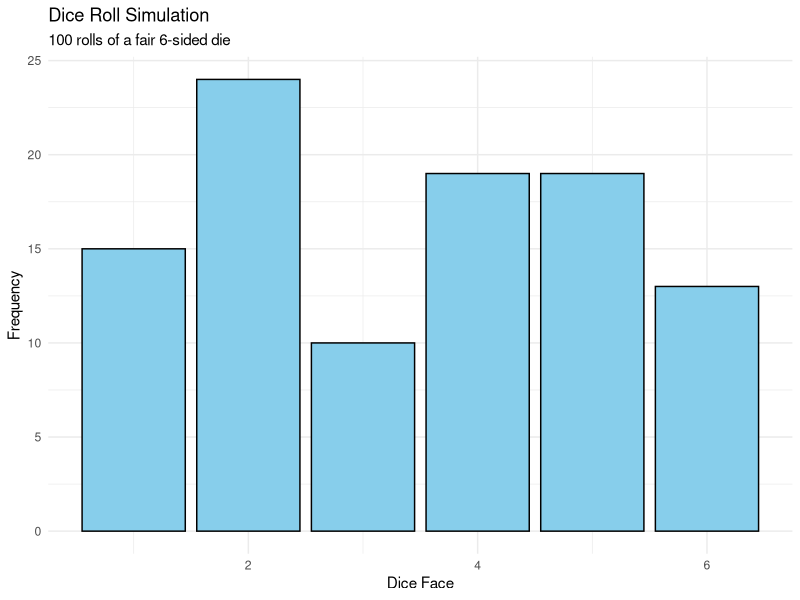
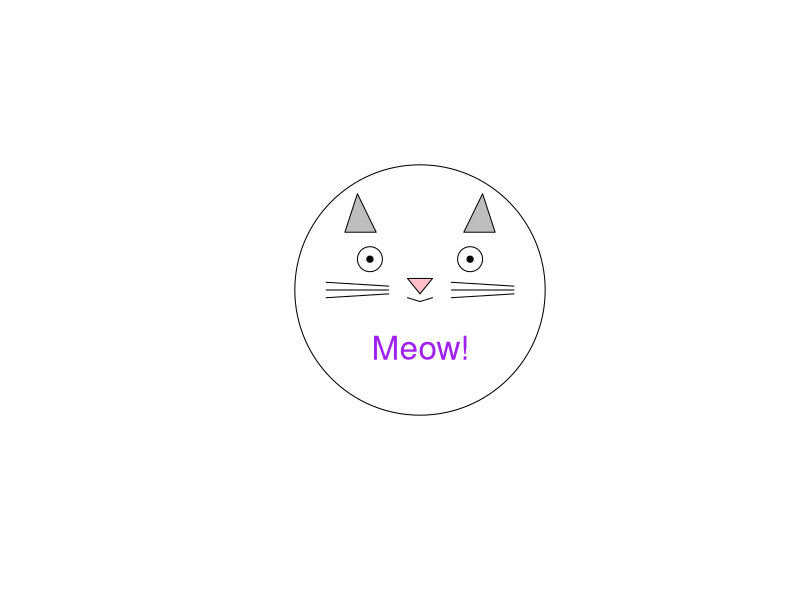

The R source for these figures, in order:

# Fun Dice Roller in R!

# 1. Set up the dice roll function
roll_dice <- function(num_rolls = 10) {
  # Roll a fair 6-sided die 'num_rolls' times
  rolls <- sample(1:6, size = num_rolls, replace = TRUE)
  return(rolls)
}

# 2. Roll the dice 100 times!
set.seed(42) # Ensures reproducibility (so we can "cheat" a little)
dice_rolls <- roll_dice(100)

# 3. Visualize the result
library(ggplot2)
ggplot(data.frame(roll = dice_rolls), aes(x = roll)) +
  geom_bar(fill = "skyblue", color = "black") +
  theme_minimal() +
  labs(
    title = "Dice Roll Simulation",
    subtitle = "100 rolls of a fair 6-sided die",
    x = "Dice Face",
    y = "Frequency"
  )

# 4. Fun message
cat("The dice has been rolled! Let's see if you're lucky today... 🎲\n")

# this is a fun script where you roll the dice 100 times 


# Plot a simple cat using base R graphics

# Create a blank plot
plot(1, 1, type = "n", xlim = c(0, 10), ylim = c(0, 10), xlab = "", ylab = "", axes = FALSE)

# Draw the cat's face (circle)
symbols(5, 5, circles = 2, add = TRUE, inches = FALSE)

# Draw the eyes (small circles)
symbols(c(4.2, 5.8), c(5.8, 5.8), circles = c(0.2, 0.2), add = TRUE, inches = FALSE, fg = "black")

# Draw pupils
symbols(c(4.2, 5.8), c(5.8, 5.8), circles = c(0.05, 0.05), add = TRUE, inches = FALSE, bg = "black")

# Draw the nose (triangle)
polygon(c(4.8, 5, 5.2), c(5.3, 4.9, 5.3), col = "pink")

# Draw whiskers (lines)
segments(3.5, 5, 4.5, 5)
segments(3.5, 4.8, 4.5, 4.9)
segments(3.5, 5.2, 4.5, 5.1)

segments(5.5, 5, 6.5, 5)
segments(5.5, 4.8, 6.5, 4.9)
segments(5.5, 5.2, 6.5, 5.1)

# Draw the mouth (curves)
lines(c(4.8, 5, 5.2), c(4.8, 4.7, 4.8), type = "l")

# Draw the ears (triangles)
polygon(c(3.8, 4.3, 4.0), c(6.5, 6.5, 7.5), col = "grey")
polygon(c(5.7, 6.2, 6.0), c(6.5, 6.5, 7.5), col = "grey")

# Optional: Add text label for fun
text(5, 3.5, "Meow!", cex = 2, col = "purple")

